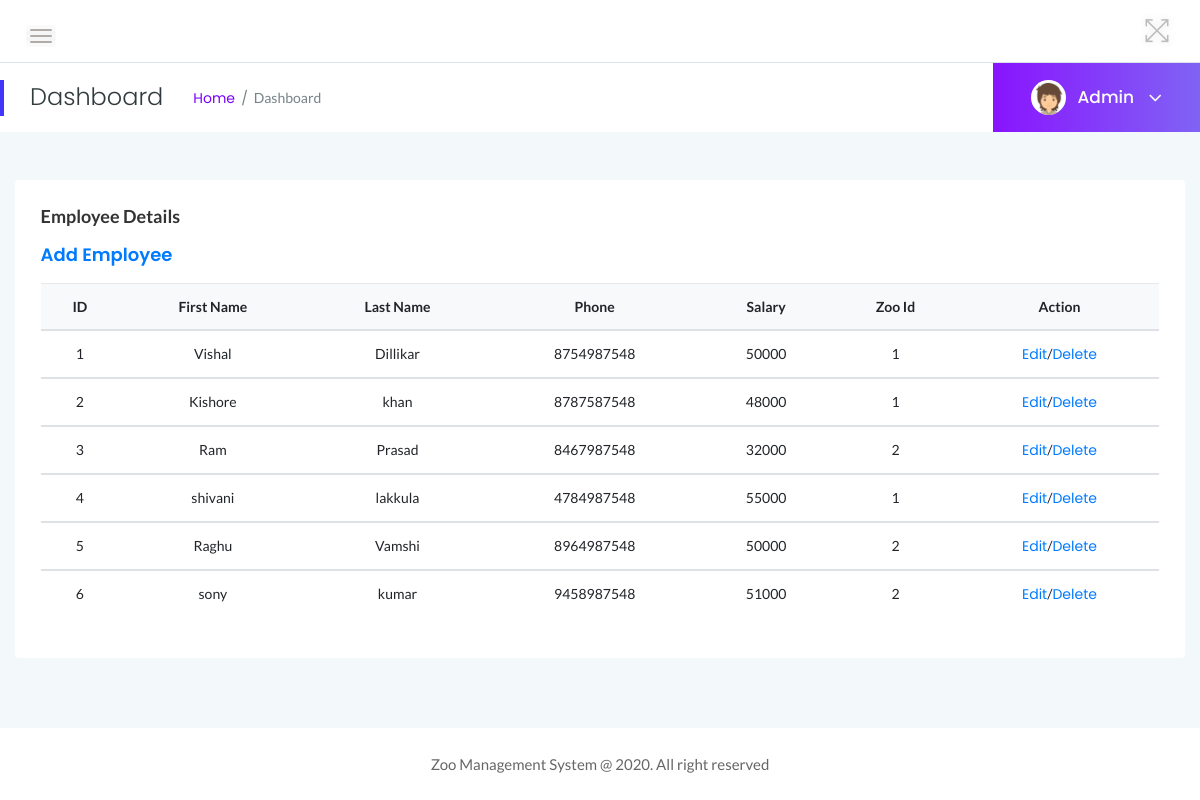
The app's page /admin/manage-employee.php (signed in) with its own data.
### tables this page shows
CREATE TABLE IF NOT EXISTS EMPLOYEE (
	Eid int(10) NOT NULL,
	EFname VARCHAR(30) NOT NULL,
	ELname VARCHAR(30) NOT NULL,
	Phone_No VARCHAR(30) NOT NULL,
	Salary INT NOT NULL,
	Zid int(10) NOT NULL,
	PRIMARY KEY(Eid),
	CONSTRAINT fk_emp_zid FOREIGN KEY(Zid) REFERENCES ZOO(Zid) ON DELETE CASCADE ON UPDATE CASCADE
);

### admin/manage-employee.php (the view, shortened to what this page needs)
<?php
include('includes/dbconnection.php');
if (strlen($_SESSION['zmsaid']==0)) {
  header('location:logout.php');
  } else{
?>
<!doctype html>
<html class="no-js" lang="en">
<head>
    <link rel="stylesheet" href="assets/css/bootstrap.min.css">
    <link rel="stylesheet" href="assets/css/font-awesome.min.css">
    <link rel="stylesheet" href="assets/css/themify-icons.css">
    <link rel="stylesheet" href="assets/css/metisMenu.css">
    <link rel="stylesheet" href="assets/css/owl.carousel.min.css">
    <link rel="stylesheet" href="assets/css/slicknav.min.css">
    <link rel="stylesheet" href="https://www.amcharts.com/lib/3/plugins/export/export.css" type="text/css" media="all" />
    <link rel="stylesheet" type="text/css" href="https://cdn.datatables.net/1.10.19/css/jquery.dataTables.css">
    <link rel="stylesheet" type="text/css" href="https://cdn.datatables.net/1.10.18/css/dataTables.bootstrap4.min.css">
    <link rel="stylesheet" type="text/css" href="https://cdn.datatables.net/responsive/2.2.3/css/responsive.bootstrap.min.css">
    <link rel="stylesheet" type="text/css" href="https://cdn.datatables.net/responsive/2.2.3/css/responsive.jqueryui.min.css">
    <link rel="stylesheet" href="assets/css/typography.css">
    <link rel="stylesheet" href="assets/css/default-css.css">
    <link rel="stylesheet" href="assets/css/styles.css">
    <link rel="stylesheet" href="assets/css/responsive.css">
</head>
<body>
    <div class="page-container">
        <div class="main-content">
          <?php include_once('includes/header.php');?>
            <?php include_once('includes/pagetitle.php');?>
            <div class="main-content-inner">
                <div class="row">
                    <div class="col-12 mt-5">
                        <div class="card">
                            <div class="card-body">
                                <h4 class="header-title">Employee Details</h4>
                                <h3 class="header-title"><a href="add-employee.php">Add Employee</a></h3>
                                <div class="data-tables">
                <table class="table text-center">
                                        <thead class="bg-light text-capitalize">
                                            <tr>
                                                <th>ID</th>
                                                <th>First Name</th>
                                                <th>Last Name</th>
                                                <th>Phone</th>
                                                <th>Salary</th>
                                                <th>Zoo id</th>
                                                <th>Action</th>
                                            </tr>
                                        </thead>
                                         <?php
$ret=mysqli_query($con,"select * from EMPLOYEE");
$cnt=1;
while ($row=mysqli_fetch_array($ret)) {
?>
                                        <tbody>
          <tr data-expanded="true">
            <td><?php echo $cnt;?></td>
                  <td><?php  echo $row['EFname'];?></td>
                  <td><?php  echo $row['ELname'];?></td>
                  <td><?php  echo $row['Phone_No'];?></td>
                  <td><?php  echo $row['Salary'];?></td>
                  <td><?php  echo $row['Zid'];?></td>
                  <td><a href="edit-employee.php?editid=<?php echo $row['Eid'];?>">Edit</a>/<a href="delete-employee.php?editid=<?php echo $row['Eid'];?>">Delete</a></td>
                </tr>
                <?php
$cnt=$cnt+1;
}?>
 </tbody>
                                    </table>
                                </div>
                            </div>
                        </div>
                    </div>
                </div>
            </div>
        </div>
        <?php include_once('includes/footer.php');?>
    </div>
</body>
</html>
<?php }  ?>

### admin/includes/pagetitle.php (shortened to what this page needs)
<?php
include('includes/dbconnection.php');
?>
<div class="page-title-area">
                <div class="row align-items-center">
                    <div class="col-sm-6">
                        <div class="breadcrumbs-area clearfix">
                            <h4 class="page-title pull-left">Dashboard</h4>
                            <ul class="breadcrumbs pull-left">
                                <li><a href="dashboard.php">Home</a></li>
                                <li><span>Dashboard</span></li>
                            </ul>
                        </div>
                    </div>
                    <div class="col-sm-6 clearfix">
                        <div class="user-profile pull-right">
                            <img class="avatar user-thumb" src="assets/images/author/avatar.png" alt="avatar">
                            <?php
$adid=$_SESSION['zmsaid'];
$ret=mysqli_query($con,"select AdminName from tbladmin where ID='$adid'");
$row=mysqli_fetch_array($ret);
$name=$row['AdminName'];
?>
                            <h4 class="user-name dropdown-toggle" data-toggle="dropdown"><?php echo $name; ?> <i class="fa fa-angle-down"></i></h4>
                        </div>
                    </div>
                </div>
            </div>

### admin/assets/css/typography.css (style rules this page uses)
body { font-size: 14px; font-family: 'Lato', sans-serif; }
h1, h2, h3, h4, h5, h6 { margin: 0; font-family: 'Poppins', sans-serif; }
a, a:visited { text-decoration: none; transition: all 0.3s ease-in-out; -webkit-transition: all 0.3s ease-in-out; -moz-transition: all 0.3s ease-in-out; -o-transition: all 0.3s ease-in-out; outline: 0; font-family: 'Poppins', sans-serif; }
ul, ol { margin-bottom: 0px; margin-top: 0px; padding: 0; }
ul { margin: 0; list-style-type: none; }

### admin/assets/css/default-css.css (style rules this page uses)
* { margin: 0; padding: 0; box-sizing: border-box; }
*, *:before, *:after { -moz-box-sizing: border-box; -webkit-box-sizing: border-box; box-sizing: border-box; }
html { -webkit-font-smoothing: antialiased; }
body { background: #fff; font-weight: normal; -webkit-font-smoothing: antialiased; -webkit-text-size-adjust: 100%; }
img { max-width: 100%; height: auto; }
:root { --primary-color: #4336FB; }

### admin/assets/css/styles.css (style rules this page uses)
.page-container { width: 100%; height: 100%; min-height: 100vh; padding-left: 280px; -webkit-transition: padding-left 0.3s ease 0s; transition: padding-left 0.3s ease 0s; }
.card { border: none; border-radius: 4px; background-color: #fff; -webkit-transition: all 0.3s ease 0s; transition: all 0.3s ease 0s; }
.card-body { padding: 25.6px; padding: 1.6rem; }
.main-content { width: 100%; background: #F3F8FB; }
.main-content-inner { padding: 0 30px 50px; }
.page-title-area { padding: 0 30px; background: #fff; position: relative; }
.page-title-area:before { content: ''; position: absolute; left: 0; top: 50%; width: 4px; height: 36px; background: var(--primary-color); -webkit-transform: translateY(-50%); transform: translateY(-50%); }
.page-title { font-size: 24px; font-weight: 300; color: #313b3d; letter-spacing: 0; margin-right: 30px; }
ul.breadcrumbs { margin-top: 4px; }
.breadcrumbs li { display: inline-block; }
.breadcrumbs li a, .breadcrumbs li span { display: block; font-size: 14px; font-weight: 400; color: #7801ff; letter-spacing: 0; margin-right: 16px; position: relative; }
.breadcrumbs li a:before { content: '/'; color: #768387; position: absolute; right: -13px; top: 0; }
.breadcrumbs li span { margin-right: 0; color: #768387; text-transform: capitalize; }
.user-profile { margin-right: -30px; display: -webkit-box; display: -ms-flexbox; display: flex; -webkit-box-align: center; -ms-flex-align: center; align-items: center; -ms-flex-wrap: wrap; flex-wrap: wrap; background: -webkit-linear-gradient(left, #8914fe 0%, #8063f5 100%); background: linear-gradient(to right, #8914fe 0%, #8063f5 100%); padding: 17px 38px; position: relative; }
.user-profile img.avatar { height: 35px; width: 35px; border-radius: 50%; margin-right: 12px; }
.user-name { font-size: 17px; font-weight: 500; color: #fff; letter-spacing: 0; cursor: pointer; -webkit-user-select: none; -moz-user-select: none; -ms-user-select: none; user-select: none; }
.user-name i { margin-left: 10px; font-size: 21px; vertical-align: middle; position: relative; }
.notification-area .dropdown-toggle, .user-name.dropdown-toggle { position: relative; }
.notification-area .dropdown-toggle:after, .user-name.dropdown-toggle:after { display: none; }
.header-title { font-family: 'Lato', sans-serif; font-size: 18px; font-weight: 600; letter-spacing: 0; color: #333; text-transform: capitalize; margin-bottom: 17px; }
table tr th { border-bottom: none; }
table tr th, table tr td { border-top: 1px solid rgba(120, 130, 140, 0.13) !important; }

### admin/assets/css/responsive.css (style rules this page uses)
@media (min-width: 1200px) and (max-width: 1364px) { .main-content-inner { padding: 0 15px 50px; } }
@media (min-width: 1200px) and (max-width: 1364px) { .page-container, .sbar_collapsed.page-container { padding-left: 0; } }

### records on screen
employee: EFname "Vishal", ELname "Dillikar", Phone_No "8754987548", Salary "50000", Zid "1"
employee: EFname "Kishore", ELname "khan", Phone_No "8787587548", Salary "48000", Zid "1"
employee: EFname "Ram", ELname "Prasad", Phone_No "8467987548", Salary "32000", Zid "2"
employee: EFname "shivani", ELname "lakkula", Phone_No "4784987548", Salary "55000", Zid "1"
employee: EFname "Raghu", ELname "Vamshi", Phone_No "8964987548", Salary "50000", Zid "2"
employee: EFname "sony", ELname "kumar", Phone_No "9458987548", Salary "51000", Zid "2"

### other values on screen
$name "Admin"
